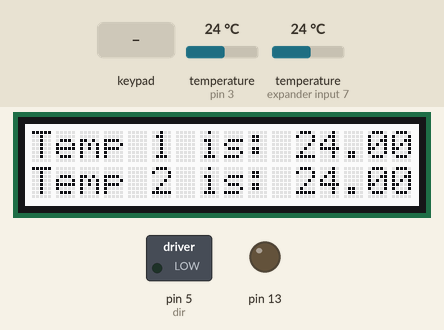
Recording of a sketch running on a simulated Arduino Uno, built with avr-gcc and run on an emulated ATmega328P. On the bench: 16×2 character LCD, switched loads named in the sketch (green lamp = pin HIGH), output pins drawn as LEDs (lit = HIGH). The inputs (shaded band) are chosen by the test bench; at power-on: temperature (sensors on pin 3, expander input 7) 24 °C. Pins used as bus, display or sensor lines are not drawn.

Above: at 1.2 s.
1.3 s: key 'S' pressed
At 2.2 s:
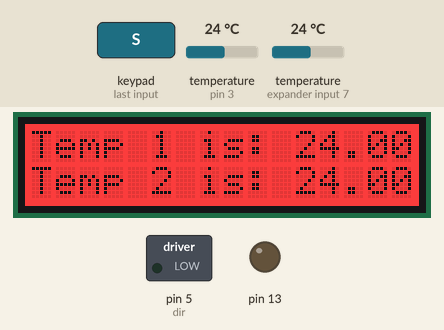
3.1 s: key 'S' pressed
At 4.0 s:
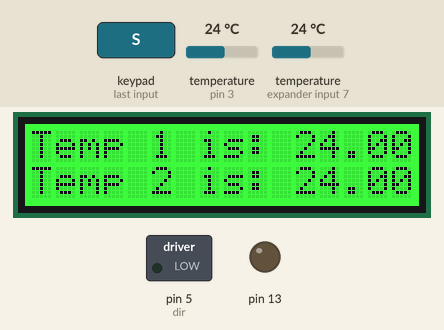
4.8 s: key 'S' pressed
At 5.8 s:
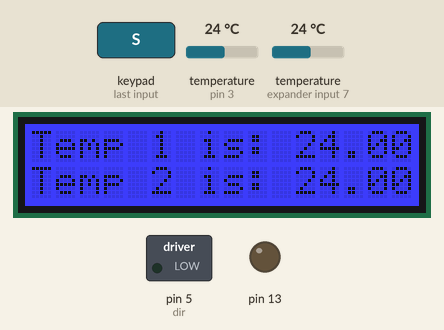
6.4 s: key 'U' pressed
At 7.9 s:
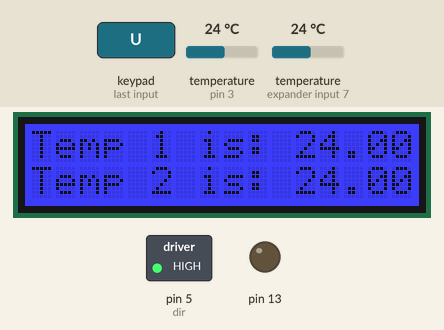
8.2 s: temperature (sensor on pin 3) set to 12 °C
At 9.5 s:
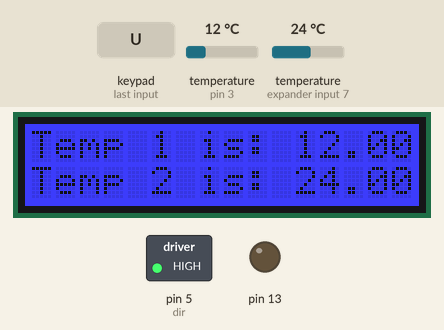
9.8 s: temperature (sensor on expander input 7) set to 12 °C
At 10.2 s:
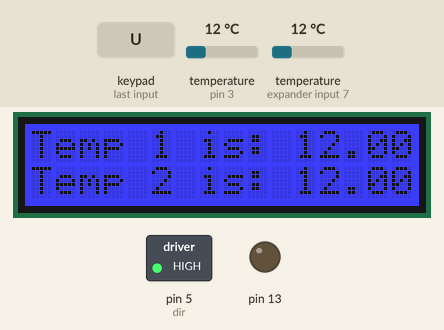
Timing chart, 0 to 12.4 s (numbered marks = the images above; inputs shaded):
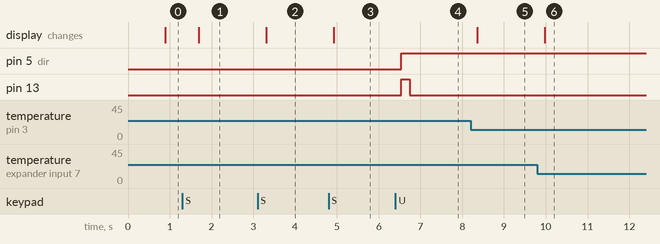

The sketch:

TempAndMotorTest.ino
```cpp
// This is an example comment for Ben.

/*********************

Example code for the Adafruit RGB Character LCD Shield and Library

This code displays text on the shield, and also reads the buttons on the keypad.
When a button is pressed, the backlight changes color.

**********************/

// include the library code:
#include <Wire.h>
#include <Adafruit_MCP23017.h>
#include <Adafruit_RGBLCDShield.h>
#include <OneWire.h>
#include <DallasTemperature.h>
#include <Stepper.h>

// The shield uses the I2C SCL and SDA pins. On classic Arduinos
// this is Analog 4 and 5 so you can't use those for analogRead() anymore
// However, you can connect other I2C sensors to the I2C bus and share
// the I2C bus.
Adafruit_RGBLCDShield lcd = Adafruit_RGBLCDShield();

// These #defines make it easy to set the backlight color
#define RED 0x1
#define YELLOW 0x3
#define GREEN 0x2
#define TEAL 0x6
#define BLUE 0x4
#define VIOLET 0x5
#define WHITE 0x7

#define ONE_WIRE_BUS 3

OneWire oneWire(ONE_WIRE_BUS);

DallasTemperature sensors(&oneWire);

int dir=5;
int steps=6;
int stepsVal = LOW;
int color=0;

void setup() {
  // Debugging output
  Serial.begin(9600);
  // set up the LCD's number of columns and rows:
  lcd.begin(16, 2);

  lcd.setBacklight(WHITE);

  sensors.begin();

  pinMode(dir, OUTPUT);
  pinMode(steps, OUTPUT);
  pinMode(13, OUTPUT);
  //5 and 6 are for the stepper motor
  //0 and 1 are for the display
  //2 is for the temps

}


void loop() {
  sensors.requestTemperatures(); // Send the command to get temperatures

  lcd.setCursor(0,0);
  lcd.print("Temp 1 is: ");
  lcd.print(sensors.getTempCByIndex(0)); // Why "byIndex"? You can have more than one IC on the same bus. 0 refers to the first IC on the wire
  lcd.setCursor(0,1);
  lcd.print("Temp 2 is: ");
  lcd.print(sensors.getTempCByIndex(1));

  uint8_t buttons = lcd.readButtons();

  if (buttons & BUTTON_SELECT){
    color = color + 1;
  }
  if (color == 1){
    lcd.setBacklight(RED);
  }
  else if (color == 2){
    lcd.setBacklight(GREEN);
  }
  else if (color == 3){
    lcd.setBacklight(BLUE);
  }
  else if (color == 4){
    lcd.setBacklight(WHITE);
    color = 0;
  }

  while(buttons & (BUTTON_UP | BUTTON_DOWN)) {
    digitalWrite(13, HIGH);
    int dirVal = 0;

    if (buttons & BUTTON_UP) {
      digitalWrite(dir, HIGH);
    } else{
      digitalWrite(dir, LOW);
    }

    digitalWrite(steps, HIGH);
    digitalWrite(steps, LOW);


    delayMicroseconds(100);
    buttons = lcd.readButtons();
  }
  digitalWrite(13, LOW);
}
```

Measured:
- after the input at 1.3 s, the display: changes after 0.39 s (image 1)
- after the input at 3.1 s, the display: changes after 0.21 s (image 2)
- after the input at 4.8 s, the display: changes after 0.13 s (image 3)
- after the input at 6.4 s, pin 5 (dir): LOW → HIGH after 0.14 s; pin 13: LOW → HIGH after 0.14 s, → LOW 0.20 s later
- after the input at 8.2 s, the display: changes after 0.16 s (image 5)
- after the input at 9.8 s, the display: changes after 0.18 s (image 6)
